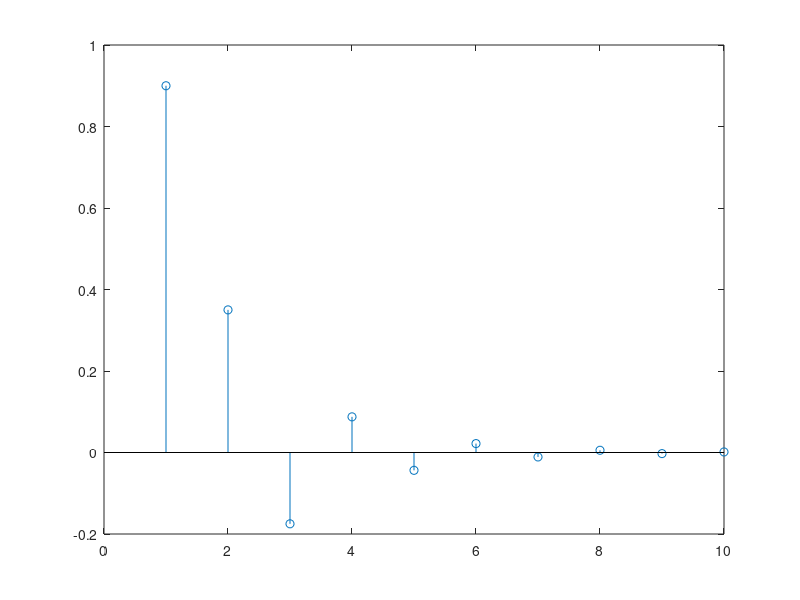

Source code (MATLAB):
NT = 10;
a = [0.9, 0.8]; % insert here the values for multipliers ak
N = length (a)- 1;
b = [1, 0.5]; % insert here the values for multipliers bk
M = length (b)-1;
x = zeros(NT, 1); %initialise the memory for the input sequence
y = zeros(NT, 1); %initialise the memory for the output sequence
x(1) = 1; %initialise input signal as a unit impulse
for n = 1:NT
y(n) = 0;
for k = 0:N
if ((n-k) > 0)
y(n) = y(n) + x(n-k)* a(k+1);
end
end
for k = 1:M
if ((n-k) > 0)
y(n) = y(n) - y(n-k) * b(k+1);
end
end
end
y
figure; stem (y);